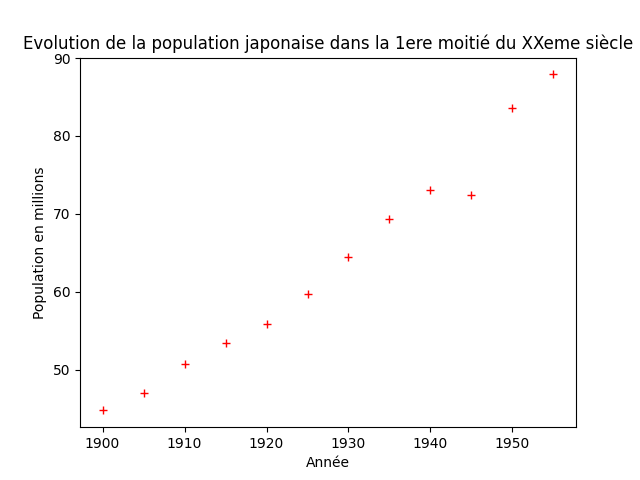

Generate this figure with Python:
import matplotlib.pyplot as plt

annees = range(0, 60, 5) #[0, 5, 10, 15, 20, 25, 30, 35, 40, 45, 50, 55]
population = [44.8, 47, 50.7, 53.4, 55.9, 59.7, 64.5, 69.3, 73.1, 72.4, 83.6, 87.9]

annees = [i + 1900 for i in annees]
plt.plot(annees, population, "+r")
plt.xlabel("Année");
plt.ylabel("Population en millions")
plt.title("Evolution de la population japonaise dans la 1ere moitié du XXeme siècle")
plt.show()
